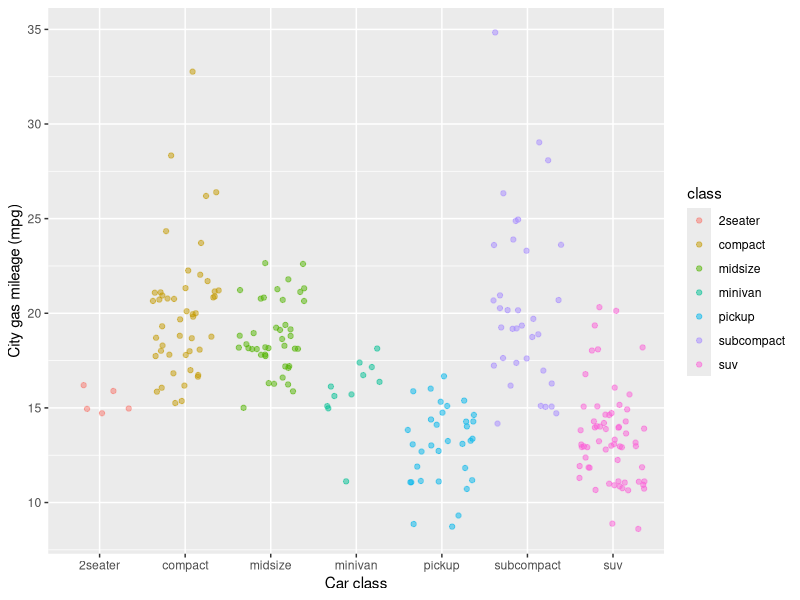

The R script that drew this image:
## ---- chunk 1
knitr::opts_chunk$set(echo = TRUE)
library(tidyverse)
## ---- chunk 2
ggplot(data = mpg, aes(x = class, y = cty)) +
	geom_jitter(aes(color = class), alpha = 0.5) +
	labs(x = "Car class", y = "City gas mileage (mpg)")
